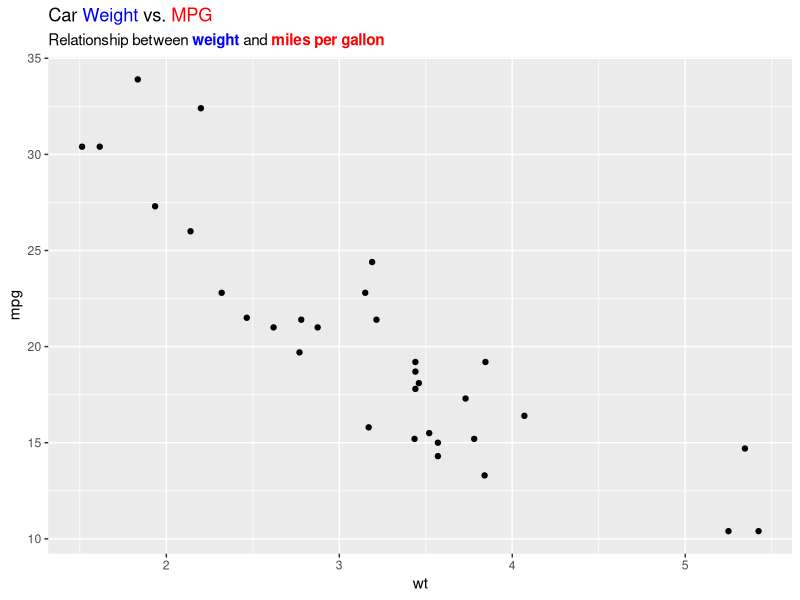
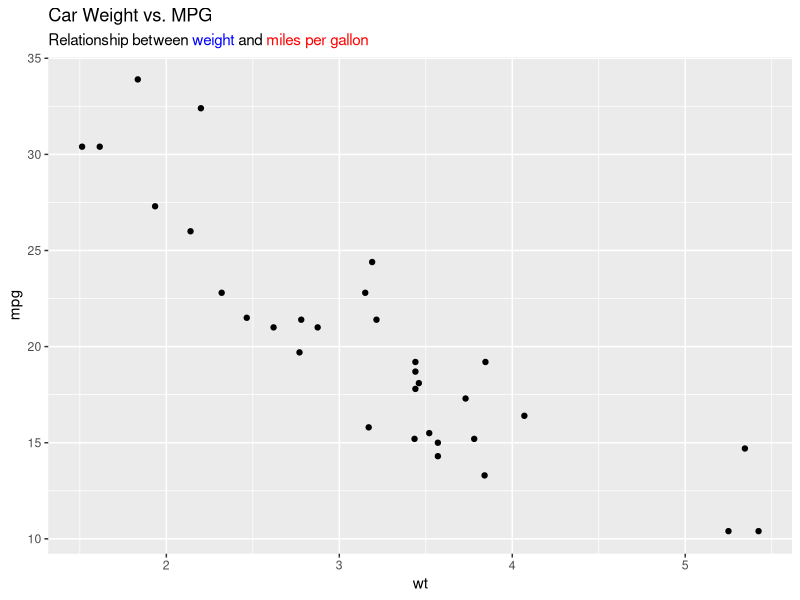
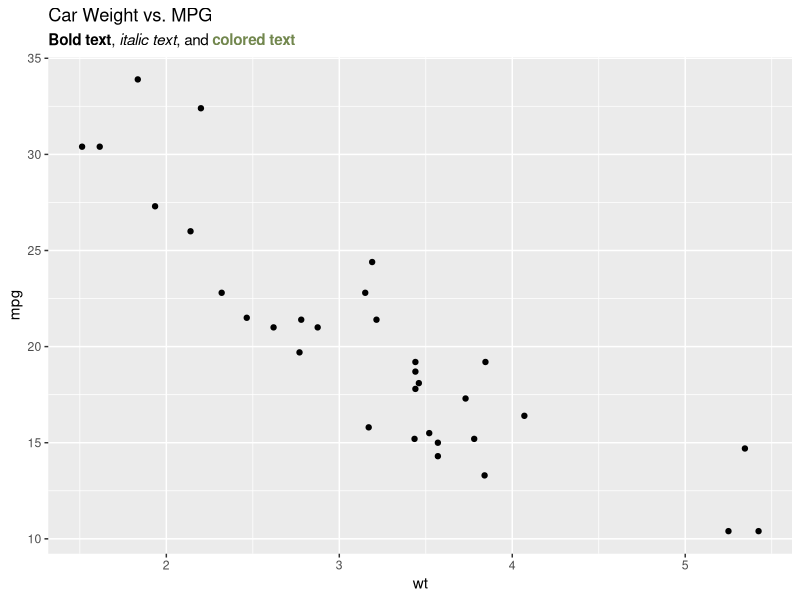
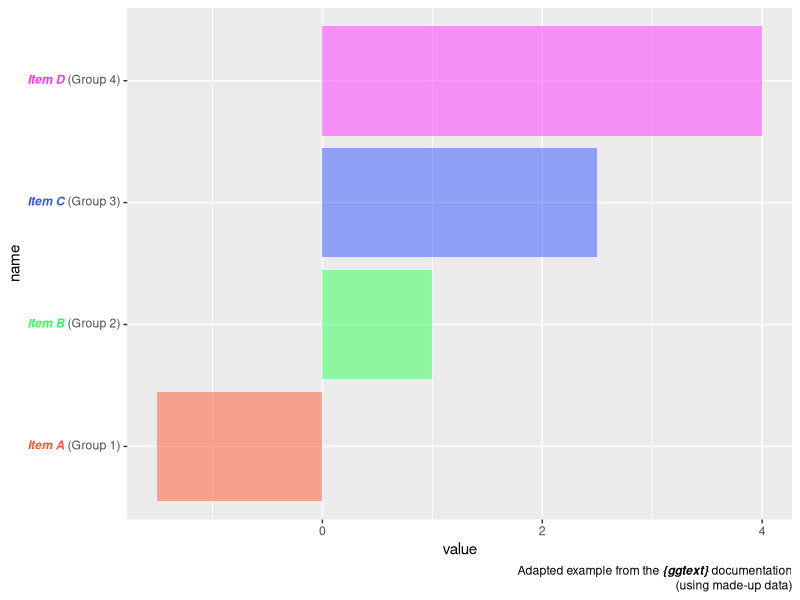
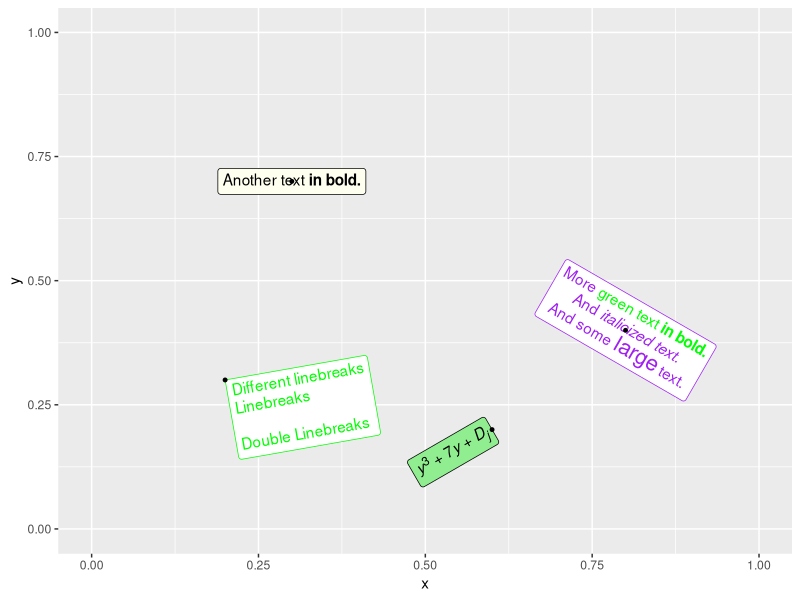

The R script that drew these images, in order:
## ---- chunk 1
knitr::opts_chunk$set(warning = FALSE, message = FALSE, fig.align = "center")
## ---- chunk 2
library(ggplot2)
library(ggtext)

ggplot(mtcars, aes(wt, mpg)) +
  geom_point() +
  labs(
    title = "Car <span style='color:blue;'>Weight</span> vs. <span style='color:red;'>MPG</span>",
    subtitle = "Relationship between <span style='color:blue;'>**weight**</span> and <span style='color:red;'>**miles per gallon**</span>"
  ) +
  theme(
    plot.title = element_markdown(),
    plot.subtitle = element_markdown()
  )
## ---- chunk 3
library(ggplot2)
library(ggtext)

ggplot(mtcars, aes(wt, mpg)) +
  geom_point() +
  labs(
    title = "Car Weight vs. MPG",
    subtitle = "Relationship between <span style='color:blue;'>weight</span> and <span style='color:red;'>miles per gallon</span>"
  ) +
  theme(plot.subtitle = element_markdown())
## ---- chunk 4
library(ggplot2)
library(ggtext)

ggplot(mtcars, aes(wt, mpg)) +
  geom_point() +
  labs(
    title = "Car Weight vs. MPG",
    subtitle = "**Bold text**, *italic text*, and <span style='color:#72874EFF;'>**colored text**</span>"
  ) +
  theme(plot.subtitle = element_markdown())
## ---- chunk 5
library(tidyverse)
library(ggtext)
library(glue)

data <- tibble(
  item_name = c("Item A", "Item B", "Item C", "Item D"),
  group = c("Group 1", "Group 2", "Group 3", "Group 4"),
  value = c(-1.5, 1.0, 2.5, 4.0)
)

data %>%
  mutate(
    color = c("#FF5733", "#33FF57", "#3357FF", "#FF33FF"),
    name = glue("<i style='color:{color}'>**{item_name}**</i> ({group})"),
    name = fct_reorder(name, value)
  ) %>%
  ggplot(aes(value, name, fill = color)) +
  geom_col(alpha = 0.5) +
  scale_fill_identity() +
  labs(caption = "Adapted example from the ***{ggtext}*** documentation<br>(using made-up data)") +
  theme(
    axis.text.y = element_markdown(),
    plot.caption = element_markdown(lineheight = 1.2)
  )
## ---- chunk 6
library(ggplot2)
library(tibble)
library(ggtext)

df <- tibble(
  label = c(
    "Another text **in bold.**",
    "Different linebreaks<br>Linebreaks<br><br>Double Linebreaks",
    "*y*<sup>3</sup> + 7*y* + *D*<sub>*j*</sub>",
    "More <span style='color:green'>green text **in bold.**</span><br>And *italicized text.*<br>
    And some <span style='font-size:16pt; color:purple'>large</span> text."
  ),
  x = c(.3, .2, .6, .8),
  y = c(.7, .3, .2, .4),
  hjust = c(0.5, 0, 1, 0.5),
  vjust = c(0.5, 1, 0.5, 0.5),
  angle = c(0, 10, 30, -30),
  color = c("black", "green", "black", "purple"),
  fill = c("ivory", "white", "lightgreen", "white")
)

ggplot(df) +
  aes(
    x, y,
    label = label, angle = angle, color = color, fill = fill,
    hjust = hjust, vjust = vjust
  ) +
  geom_richtext() +
  geom_point(color = "black", size = 1) +
  scale_color_identity() +
  scale_fill_identity() +
  xlim(0, 1) +
  ylim(0, 1)
